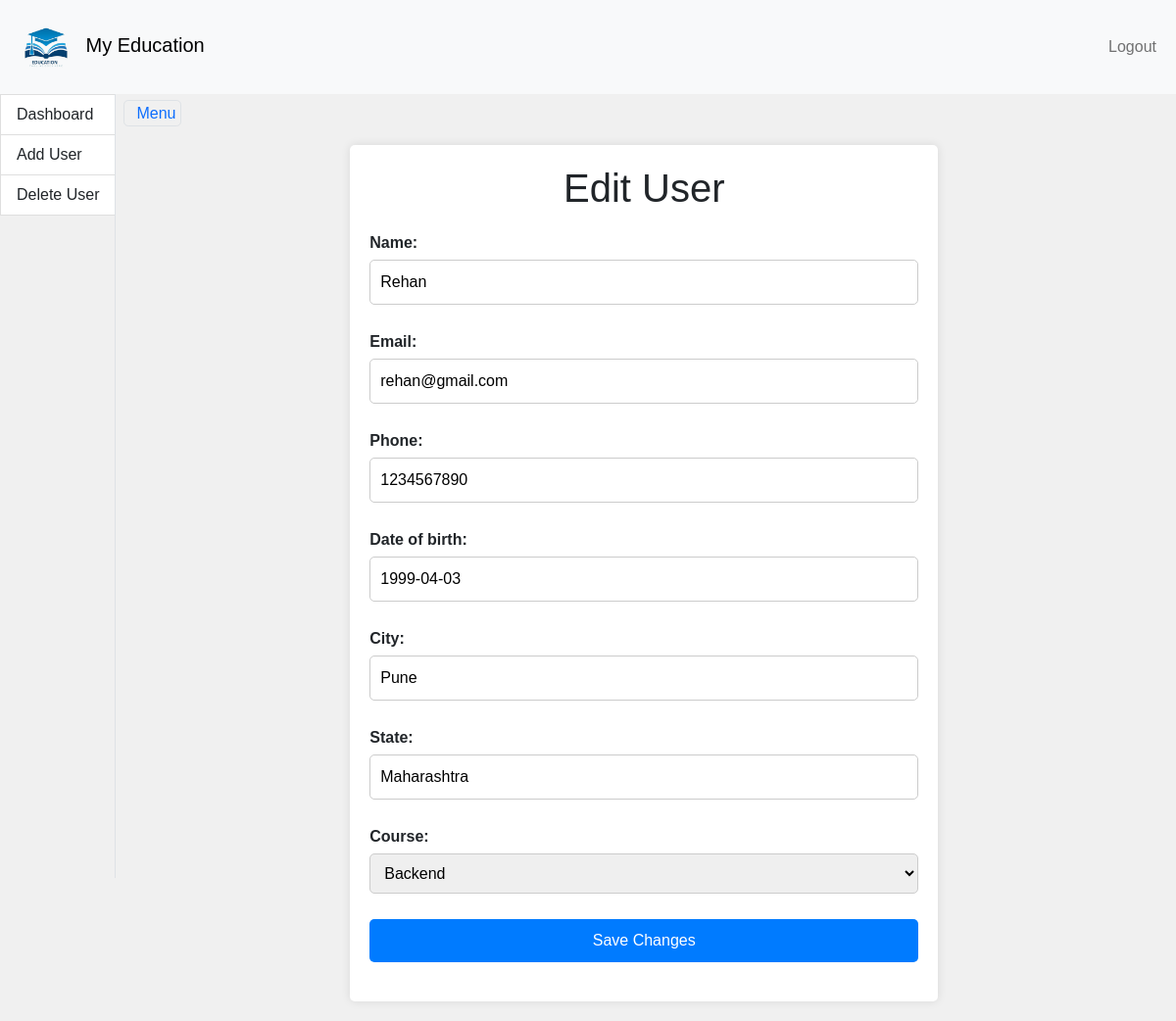
The page /college_details/edit_user/22/ (signed in) on the database its author committed.
### college_details/models.py (models this page shows)
class UserProfile2(models.Model):
    COURSE_CHOICES = [
        ('Frontend', 'Frontend'),
        ('Backend', 'Backend'),
        ('Fullstack', 'Fullstack'),
    ]
    name = models.CharField(max_length=100)
    email = models.EmailField(unique=True)
    phone = models.CharField(max_length=20)
    date_of_birth = models.DateField()
    city = models.CharField(max_length=100)
    state = models.CharField(max_length=100)
    course = models.CharField(max_length=100, choices=COURSE_CHOICES)
    created_at = models.DateTimeField(auto_now_add=True)
    updated_at = models.DateTimeField(auto_now=True)
    is_active = models.BooleanField(default=True)

### college_details/views.py (the view)
# urls.py: path('edit_user/', views.edit_user, name='edit_user'),
@login_required
def edit_user(request, user_id=None):
    if not request.user.is_superuser and not request.user.is_staff:
        return redirect('home')
    if user_id:
        user = get_object_or_404(UserProfile2, pk=user_id)
        if request.method == 'POST':
            form = UserProfileForm(request.POST, instance=user)
            if form.is_valid():
                form.save()
                return redirect('edit_user_list')  # Redirect to user profile page or any other page
        else:
            form = UserProfileForm(instance=user)
        return render(request, 'edit_user.html', {'form': form})
    else:
        users = UserProfile2.objects.all().order_by('name')
        paginator = Paginator(users, 10)
        page_number = request.GET.get('page')
        page_obj = paginator.get_page(page_number)
        return render(request, 'edit_user_list.html', {'page_obj': page_obj})

### college_details/forms.py
class UserProfileForm(forms.ModelForm):
    class Meta:
        model = UserProfile2
        fields = ['name', 'email', 'phone', 'date_of_birth', 'city', 'state', 'course']

### college_details/custom_context_processors.py (called while the page is built)
def user_group(request):
    if request.user.is_authenticated:
        if request.user.is_superuser:
            user_group = 'Superuser'
        elif request.user.is_staff:
            user_group = 'Staff'
        else:
            user_group = 'Regular User'
    else:
        user_group = None
    return {'user_group': user_group}

### college_details/templates/edit_user.html (shortened to what this page needs)
{% extends 'base.html' %}
{% block body %}
<body>
    <div class="container-fluid">
        <div class="row flex-nowrap">
            <div class="col-auto px-0">
                <div id="sidebar" class="collapse collapse-horizontal show border-end">
                    <div id="sidebar-nav" class="list-group border-0 rounded-0 text-sm-start min-vh-100">
                        {% if user_group == 'Superuser' %}
                            <a href="/college_details/dashboard"
                                class="list-group-item border-end-0 d-inline-block text-truncate" data-bs-parent="#sidebar">
                                <span>Dashboard</span>
                            </a>
                            <a href="/college_details/add_user"
                            class="list-group-item border-end-0 d-inline-block text-truncate" data-bs-parent="#sidebar">
                            <span>Add User</span>
                        </a>
                            <a href="/college_details/delete_user"
                                class="list-group-item border-end-0 d-inline-block text-truncate" data-bs-parent="#sidebar">
                                <span>Delete User</span>
                            </a>
                        {% endif %}
                    </div>
                </div>
            </div>
            <main class="col ps-md-2 pt-2">
                <a href="#" data-bs-target="#sidebar" data-bs-toggle="collapse" class="border rounded-3 p-1 text-decoration-none">
                    <i class="bi bi-list bi-lg py-2 p-1"></i> Menu
                </a>
                <div class="container">
                    <h1>Edit User</h1>
                    <form method="post">
                        {{ form.as_p }}
                        <button type="submit">Save Changes</button>
                    </form>
                </div>
            </main>
        </div>
    </div>
</body>
</html>
    {% endblock body %}

### college_details/templates/edit_user.html (style rules this page uses)
body { font-family: Arial, sans-serif; background-color: #f0f0f0; margin: 0; padding: 0; }
.container { max-width: 600px; margin: 20px auto; padding: 20px; background-color: #fff; border-radius: 5px; box-shadow: 0 0 10px rgba(0, 0, 0, 0.1); }
h1 { text-align: center; margin-bottom: 20px; }
form { margin-bottom: 20px; }
label { display: block; margin-bottom: 5px; font-weight: bold; }
input[type="text"], input[type="email"], input[type="date"], select { width: 100%; padding: 10px; margin-bottom: 10px; border: 1px solid #ccc; border-radius: 5px; box-sizing: border-box; }
button[type="submit"] { width: 100%; background-color: #007bff; color: #fff; border: none; padding: 10px; border-radius: 5px; cursor: pointer; }

### rows shown on the page
UserProfile2: name "Rehan", email "rehan@gmail.com", phone "1234567890", date_of_birth "1999-04-03", city "Pune", state "Maharashtra", course "Backend"
